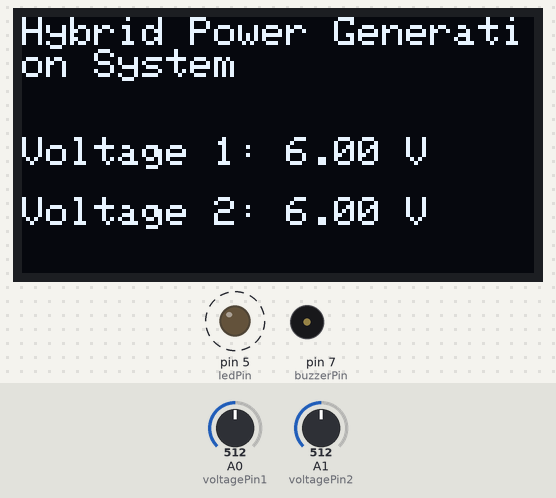
Recording of a sketch running on a simulated Arduino Uno, built with avr-gcc and run on an emulated ATmega328P. On the bench: 128×64 one-colour display, output pins drawn as LEDs (lit = HIGH), buzzer (waves = sounding, pin HIGH). Dashed ring = blinking. The inputs (shaded band) are chosen by the test bench; at power-on: A0 (voltagePin1) = 512, A1 (voltagePin2) = 512.

Above: at 1.2 s.
1.3 s: A0 (voltagePin1) set to 197
At 2.1 s:
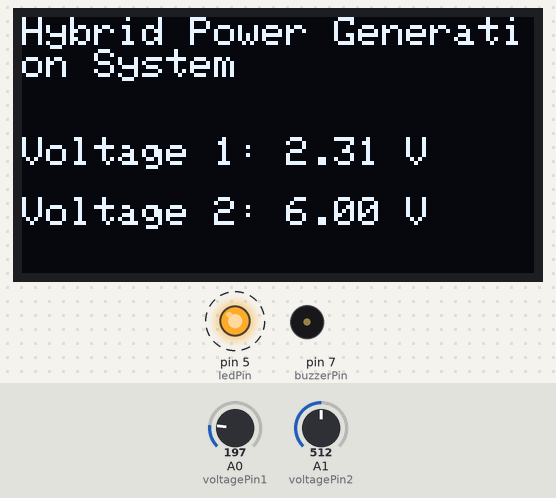
4.3 s: A0 (voltagePin1) set to 178
At 5.3 s:
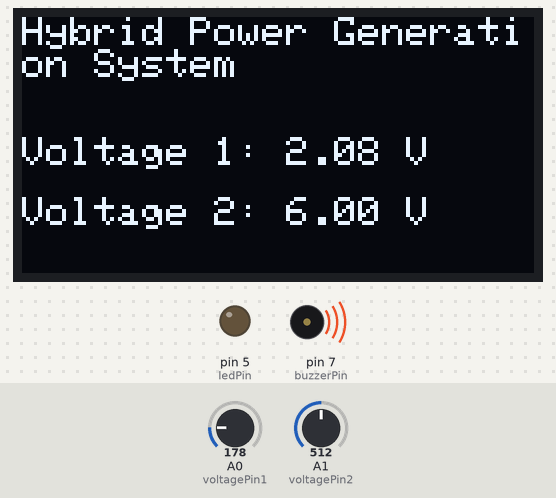
5.8 s: A1 (voltagePin2) set to 716
At 6.8 s:
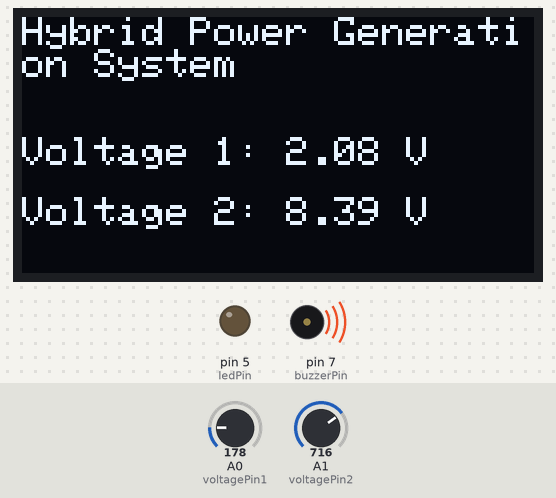
7.3 s: A0 (voltagePin1) set to 306
At 7.8 s:
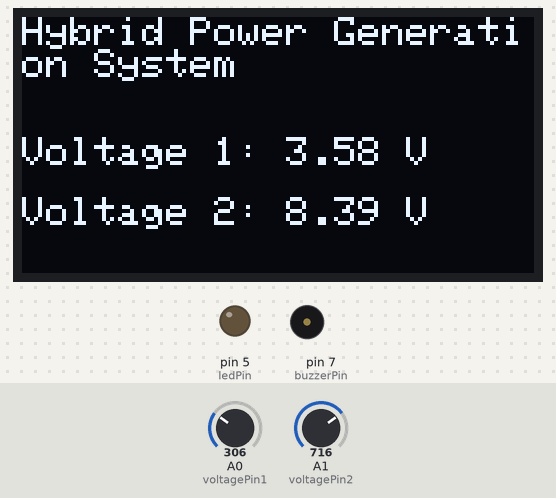
8.9 s: A1 (voltagePin2) set to 900
At 9.4 s:
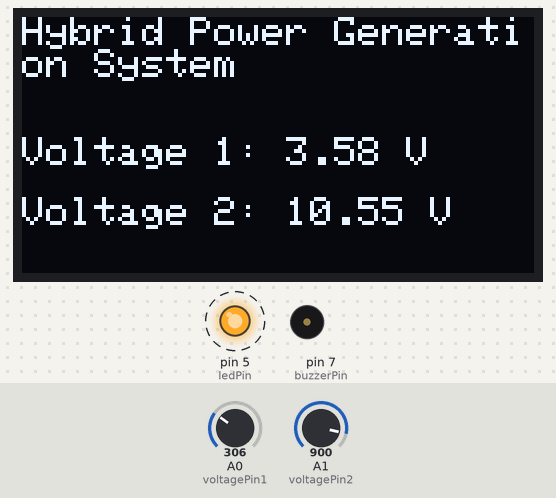
10.5 s: A1 (voltagePin2) set to 1023
At 11.6 s:
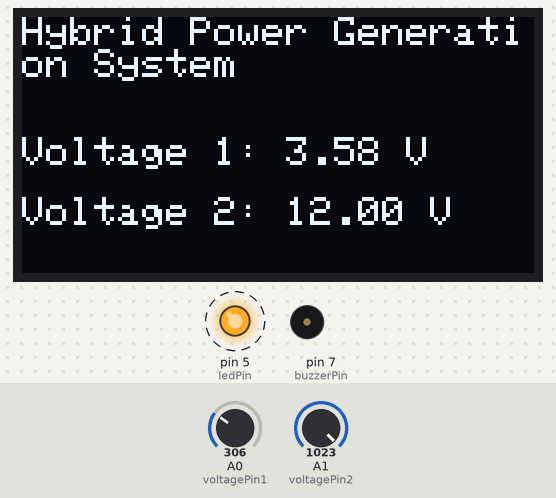
Timing chart, 0 to 13.1 s (numbered marks = the images above; inputs shaded):
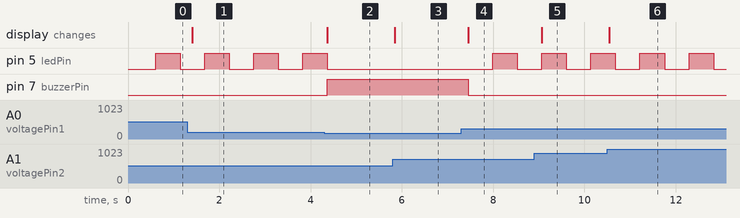

The sketch:

main.ino
```cpp
#include <Wire.h>
#include <Adafruit_GFX.h>
#include <Adafruit_SSD1306.h>

#define SCREEN_WIDTH 128
#define SCREEN_HEIGHT 64
#define OLED_RESET    -1
Adafruit_SSD1306 display(SCREEN_WIDTH, SCREEN_HEIGHT, &Wire, OLED_RESET);

const int voltagePin1 = A0;  // First voltage divider connected to A0
const int voltagePin2 = A1;  // Second voltage divider connected to A1
const int buzzerPin = 7;     // Buzzer pin
const int ledPin = 5;        // LED pin

const float referenceVoltage = 5.0;   // Reference voltage for analog pins
const float maxVoltage = 12.0;        // Max voltage after scaling
const float thresholdVoltage = 2.2;   // Threshold for the first voltage (in 0-12V scale)
const unsigned long blinkInterval = 500; // LED blink interval (milliseconds)

unsigned long previousMillis = 0;     // Last time LED was toggled
bool ledState = false;                // LED state

void setup() {
  pinMode(buzzerPin, OUTPUT);
  pinMode(ledPin, OUTPUT);
  digitalWrite(buzzerPin, LOW);   // Buzzer off initially
  digitalWrite(ledPin, LOW);      // LED off initially

  // Initialize OLED display
  if(!display.begin(SSD1306_SWITCHCAPVCC, 0x3C)) {
    Serial.println(F("SSD1306 allocation failed"));
    for(;;);
  }
  display.clearDisplay();
  display.setTextSize(1);
  display.setTextColor(SSD1306_WHITE);

  Serial.begin(9600);  // Initialize serial monitor
}

void loop() {
  // Read the voltage from the first and second analog pins
  int sensorValue1 = analogRead(voltagePin1);
  int sensorValue2 = analogRead(voltagePin2);

  // Map the values from 0-1023 (0-5V) to 0-12V for both inputs
  float voltage1 = map(sensorValue1, 0, 1023, 0, maxVoltage * 100) / 100.0;
  float voltage2 = map(sensorValue2, 0, 1023, 0, maxVoltage * 100) / 100.0;

  // Display both voltages on the OLED
  display.clearDisplay();
  display.setCursor(0, 0);
  display.print("Hybrid Power Generation System");

  display.setCursor(0, 30);
  display.print("Voltage 1: ");

  display.print(voltage1);
  display.println(" V");

  display.setCursor(0, 45);  // Move cursor to second line
  display.print("Voltage 2: ");
  display.print(voltage2);
  display.println(" V");

  display.display();

  // Check the first voltage and control the buzzer and LED
  if (voltage1 < thresholdVoltage) {
    digitalWrite(buzzerPin, HIGH);  // Buzzer on
    digitalWrite(ledPin, LOW);      // LED off
  } else {
    digitalWrite(buzzerPin, LOW);   // Buzzer off
    ledBlink();                     // LED blinking
  }

  delay(100);  // Short delay to stabilize readings
}

void ledBlink() {
  unsigned long currentMillis = millis();

  if (currentMillis - previousMillis >= blinkInterval) {
    previousMillis = currentMillis;  // Save the last time LED toggled
    ledState = !ledState;            // Toggle LED state
    digitalWrite(ledPin, ledState);
  }
}
```

Measured:
- the behaviour switches between 188 and 187 on A0 (voltagePin1) (found by bisection; images 1 and 2)
- after the input at 1.3 s, the display: changes after 0.11 s (image 1)
- after the input at 4.3 s, pin 5 (ledPin): goes on until 4.4 s, then stays LOW; pin 7 (buzzerPin): LOW → HIGH after 0.06 s; the display: changes after 0.06 s (image 2)
- after the input at 5.8 s, the display: changes at once (image 3)
- after the input at 7.3 s, pin 5 (ledPin): LOW → HIGH after 0.69 s, → LOW 0.54 s later; pin 7 (buzzerPin): HIGH → LOW after 0.15 s; the display: changes after 0.15 s (image 4)
- after the input at 8.9 s, the display: changes after 0.16 s (image 5)
- after the input at 10.5 s, the display: changes at once (image 6)
- by itself, pin 5 (ledPin): alternates HIGH for 0.54 s and LOW for 0.54 s
